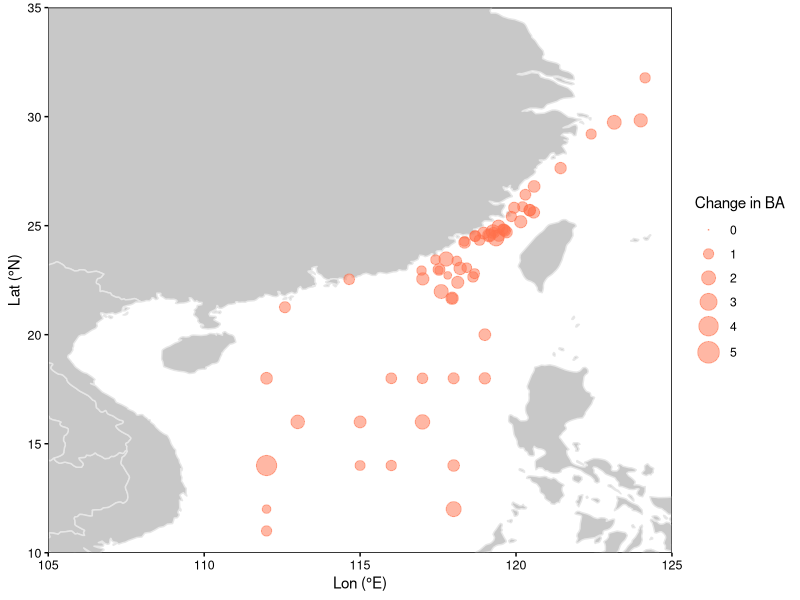
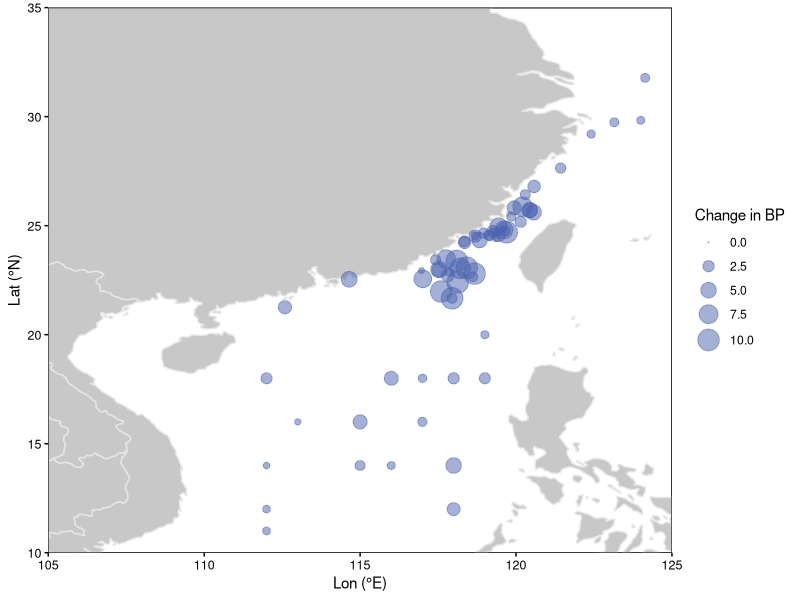
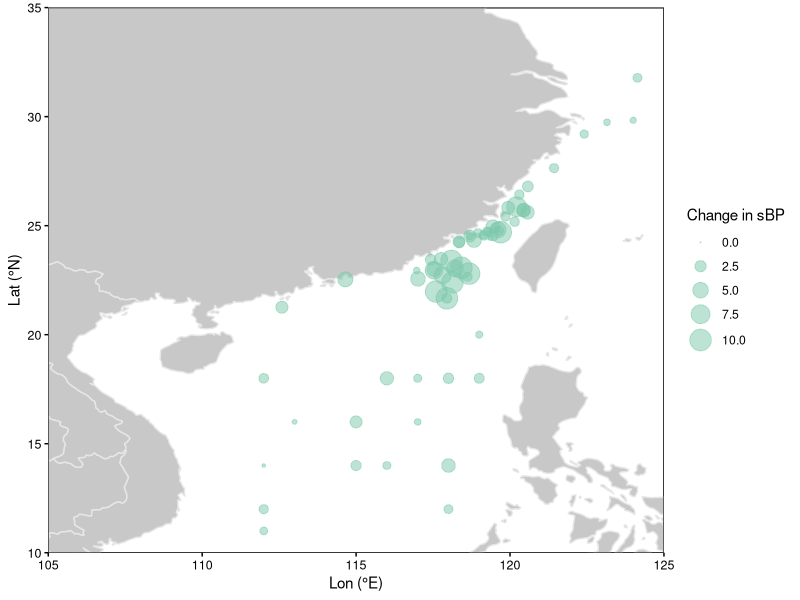

These charts were generated, in order, by the following R code:
#### Bacterial activity metrics before and after 24-hour incubation in field studies

library(reshape2)
library(ggplot2)


# Change in BA before and after 24-hour incubation (Fig. S3a)
dat <- read.csv('../data/field_sampling.csv')

map <- map_data('world')
map <- subset(map, long > 95 & long < 135)
map <- subset(map, lat > 0 & lat < 45)

dat$BA_change <- dat$BA_t1 / dat$BA_t0

p_BA <- ggplot() +
geom_polygon(data = map, aes(x = long, y = lat, group = group), color = '#e6e6e6', fill = '#c8c8c8') +
#geom_point(data = dat, aes(x = Lon, y = Lat), color = 'black') +
geom_point(data = dat, aes(x = Lon, y = Lat, size = BA_change), color = '#ff704b', alpha = 0.5) +
scale_size(range = c(0, 7), limits = c(0, 5)) +
theme_bw() +
theme(panel.grid = element_blank(), 
	panel.background = element_rect(color = 'black', fill = 'white'), 
	axis.ticks = element_line(color = 'black', size = 0.5), 
	axis.text.y = element_text(color = 'black', size = 9), 
	axis.text.x = element_text(color = 'black', size = 9),
	legend.key = element_blank()) +
coord_cartesian(xlim = c(105, 125),  ylim = c(10, 35)) +
scale_x_continuous(breaks = seq(105, 125, 5), expand = c(0, 0)) +
scale_y_continuous(breaks = seq(10, 35, 5), expand = c(0, 0)) +
labs(x = 'Lon (°E)', y = 'Lat (°N)', size = 'Change in BA')

p_BA


# Change in BP before and after 24-hour incubation (Fig. S3b)
dat$BP_change <- dat$BP_t1 / dat$BP_t0
dat[which(dat$BP_change>10),'BP_change'] <- 10

p_BP <- ggplot() +
geom_polygon(data = map, aes(x = long, y = lat, group = group), color = '#e6e6e6', fill = '#c8c8c8') +
#geom_point(data = dat, aes(x = Lon, y = Lat), color = 'black') +
geom_point(data = dat, aes(x = Lon, y = Lat, size = BP_change), color = '#4d63ad', alpha = 0.5) +
scale_size(range = c(0, 7), limits = c(0, 10)) +
theme_bw() +
theme(panel.grid = element_blank(), 
	panel.background = element_rect(color = 'black', fill = 'white'), 
	axis.ticks = element_line(color = 'black', size = 0.5), 
	axis.text.y = element_text(color = 'black', size = 9), 
	axis.text.x = element_text(color = 'black', size = 9),
	legend.key = element_blank()) +
coord_cartesian(xlim = c(105, 125),  ylim = c(10, 35)) +
scale_x_continuous(breaks = seq(105, 125, 5), expand = c(0, 0)) +
scale_y_continuous(breaks = seq(10, 35, 5), expand = c(0, 0)) +
labs(x = 'Lon (°E)', y = 'Lat (°N)', size = 'Change in BP')

p_BP


# Change in sBP before and after 24-hour incubation (Fig. S3c)
dat$sBP_t0 <- dat$BP_t0/dat$BA_t0*10^6
dat$sBP_t1 <- dat$BP_t1/dat$BA_t1*10^6
dat$sBP_change <- dat$sBP_t1 / dat$sBP_t0
dat[which(dat$sBP_change>10),'sBP_change'] <- 10

p_sBP <- ggplot() +
geom_polygon(data = map, aes(x = long, y = lat, group = group), color = '#e6e6e6', fill = '#c8c8c8') +
#geom_point(data = dat, aes(x = Lon, y = Lat), color = 'black') +
geom_point(data = dat, aes(x = Lon, y = Lat, size = sBP_change), color = '#7cc8a9', alpha = 0.5) +
scale_size(range = c(0, 7), limits = c(0, 10)) +
theme_bw() +
theme(panel.grid = element_blank(), 
	panel.background = element_rect(color = 'black', fill = 'white'), 
	axis.ticks = element_line(color = 'black', size = 0.5), 
	axis.text.y = element_text(color = 'black', size = 9), 
	axis.text.x = element_text(color = 'black', size = 9),
	legend.key = element_blank()) +
coord_cartesian(xlim = c(105, 125),  ylim = c(10, 35)) +
scale_x_continuous(breaks = seq(105, 125, 5), expand = c(0, 0)) +
scale_y_continuous(breaks = seq(10, 35, 5), expand = c(0, 0)) +
labs(x = 'Lon (°E)', y = 'Lat (°N)', size = 'Change in sBP')

p_sBP
